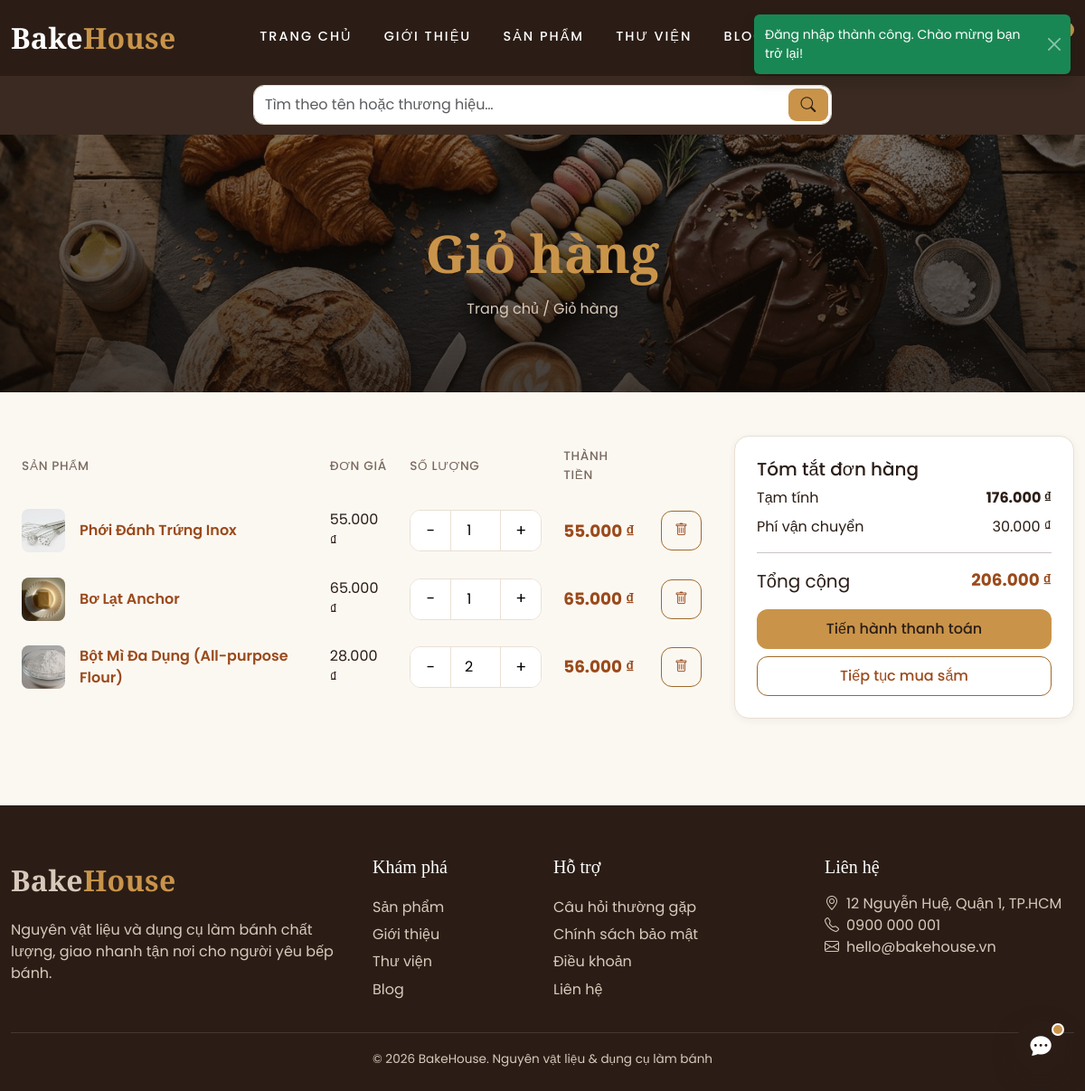
Screenshot of /cart (signed in) with the database file from the repository.
### tables this page shows
CREATE TABLE cart_items (
    id BIGINT UNSIGNED NOT NULL AUTO_INCREMENT,
    cart_id BIGINT UNSIGNED NOT NULL,
    product_id BIGINT UNSIGNED NOT NULL,
    quantity INT UNSIGNED NOT NULL DEFAULT 1,
    created_at TIMESTAMP NOT NULL DEFAULT CURRENT_TIMESTAMP,
    updated_at TIMESTAMP NOT NULL DEFAULT CURRENT_TIMESTAMP ON UPDATE CURRENT_TIMESTAMP,
    PRIMARY KEY (id),
    UNIQUE KEY uq_cart_items_cart_product (cart_id, product_id),
    KEY idx_cart_items_product (product_id),
    CONSTRAINT fk_cart_items_cart FOREIGN KEY (cart_id) REFERENCES carts (id) ON DELETE CASCADE,
    CONSTRAINT fk_cart_items_product FOREIGN KEY (product_id) REFERENCES products (id) ON DELETE CASCADE
);

CREATE TABLE products (
    id BIGINT UNSIGNED NOT NULL AUTO_INCREMENT,
    category_id BIGINT UNSIGNED NOT NULL,
    brand_id BIGINT UNSIGNED NULL,
    name VARCHAR(190) NOT NULL,
    slug VARCHAR(210) NOT NULL,
    description TEXT NULL,
    unit VARCHAR(30) NOT NULL DEFAULT 'gói',
    price INT UNSIGNED NOT NULL,
    stock_quantity INT UNSIGNED NOT NULL DEFAULT 0,
    image_path VARCHAR(255) NULL,
    is_featured TINYINT(1) NOT NULL DEFAULT 0,
    is_active TINYINT(1) NOT NULL DEFAULT 1,
    rating_avg DECIMAL(3,2) NOT NULL DEFAULT 0.00,
    rating_count INT UNSIGNED NOT NULL DEFAULT 0,
    created_at TIMESTAMP NOT NULL DEFAULT CURRENT_TIMESTAMP,
    updated_at TIMESTAMP NOT NULL DEFAULT CURRENT_TIMESTAMP ON UPDATE CURRENT_TIMESTAMP,
    PRIMARY KEY (id),
    UNIQUE KEY uq_products_slug (slug),
    KEY idx_products_category (category_id),
    KEY idx_products_brand (brand_id),
    KEY idx_products_active_created (is_active, created_at),
    FULLTEXT KEY ft_products_name (name),
    CONSTRAINT fk_products_category FOREIGN KEY (category_id) REFERENCES categories (id),
    CONSTRAINT fk_products_brand FOREIGN KEY (brand_id) REFERENCES brands (id) ON DELETE SET NULL
);

### src/Views/client/cart/index.php (the view, shortened to what the rows shown need)
<div class="container py-5">
<?php if ($cart['items'] === []) : ?>
    <div class="bh-panel text-center py-5"><i class="bi bi-cart-x fs-1 bh-muted"></i><p class="mt-3">Giỏ hàng của bạn đang trống.</p><a class="bh-btn bh-btn--primary" href="/products">Tiếp tục mua sắm</a></div>
<?php else : ?>
    <div class="row g-4">
        <div class="col-lg-8">
            <table class="bh-table bh-table--stack">
                <thead><tr><th>Sản phẩm</th><th>Đơn giá</th><th>Số lượng</th><th>Thành tiền</th><th></th></tr></thead>
                <tbody>
                <?php foreach ($cart['items'] as $item) : ?>
                    <tr data-cart-row="<?= (int) $item['product_id'] ?>">
                        <td data-label="Sản phẩm"><div class="d-flex align-items-center gap-3 text-start">
                            <img class="bh-thumb" src="<?= e(img_url($item['image_path'])) ?>" alt="">
                            <div><a class="fw-semibold text-decoration-none" href="/products/<?= e($item['slug']) ?>"><?= e($item['name']) ?></a>
                            <?php if (!$item['available']) : ?><div class="small text-danger">Hết hàng / ngừng bán</div><?php endif; ?></div></div></td>
                        <td data-label="Đơn giá"><?= e(format_vnd((int) $item['price'])) ?></td>
                        <td data-label="Số lượng">
                            <div class="bh-qty">
                                <button type="button" data-qty-step="-1" aria-label="Giảm">−</button>
                                <input type="number" data-cart-qty min="1" max="<?= (int) $item['stock_quantity'] ?>" value="<?= (int) $item['quantity'] ?>" aria-label="Số lượng">
                                <button type="button" data-qty-step="1" aria-label="Tăng">+</button>
                            </div></td>
                        <td data-label="Thành tiền" class="bh-price" data-line-total><?= e(format_vnd((int) $item['line_total'])) ?></td>
                        <td><button type="button" class="bh-btn bh-btn--outline bh-btn--sm" data-cart-remove aria-label="Xóa"><i class="bi bi-trash"></i></button></td>
                    </tr>
                <?php endforeach; ?>
                </tbody>
            </table>
        </div>
    </div>
<?php endif; ?>
</div>

### rows the page displays
cart_items: product.image_path (picture), product.name "Phới Đánh Trứng Inox", product.price "55.000 ₫", quantity "1"
cart_items: product.image_path (picture), product.name "Bơ Lạt Anchor", product.price "65.000 ₫", quantity "1"
cart_items: product.image_path (picture), product.name "Bột Mì Đa Dụng (All-purpose Flour)", product.price "28.000 ₫", quantity "2", line_total "56.000 ₫"

### other values shown
$label "TRANG CHỦ"
$label "GIỚI THIỆU"
$label "SẢN PHẨM"
$label "THƯ VIỆN"
$label "BLOG"
$heroTitle "Giỏ hàng"
$label "Trang chủ"
$label "Giỏ hàng"
format_vnd($cart['subtotal']) "176.000 ₫"
format_vnd($shippingFee) "30.000 ₫"
format_vnd($cart['subtotal'] + $shippingFee) "206.000 ₫"
lang('app.tagline') "Nguyên vật liệu & dụng cụ làm bánh"
